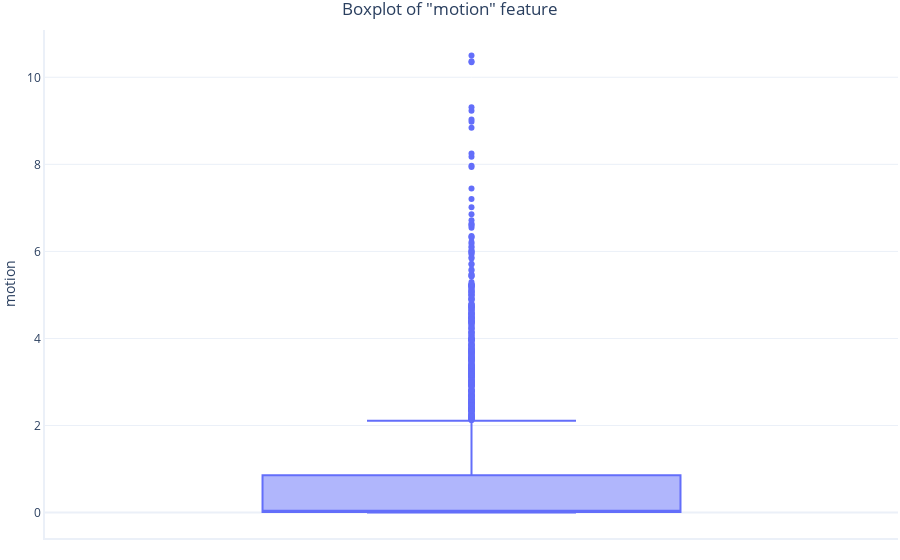

Write notebook code for a chart like this one.
### Markdown cell above
The mean value is centered around `1`, but there's not  lot of variation: values for `roughness` range from `0` to a little over `2`.

Finally, let's plot the `motion` feature:

### Code cell
graphing.box_and_whisker(dataset, label_y="motion", title='Boxplot of "motion" feature')

### Figure 1 — Plotly figure (JSON) as saved in the notebook; plotly's stock layout.template omitted (floating-point values rounded to 4 significant figures; data arrays with more than 128 entries replaced by an {"elided": "..."} marker saying what was removed)
{"data": [{"alignmentgroup": "True", "hovertemplate": "motion=%{y}<extra></extra>", "legendgroup": "", "marker": {"color": "#636efa"}, "name": "", "notched": false, "offsetgroup": "", "orientation": "v", "showlegend": false, "type": "box", "x0": " ", "xaxis": "x", "y": {"elided": "2200 float values"}, "y0": " ", "yaxis": "y"}], "layout": {"boxmode": "group", "legend": {"tracegroupgap": 0}, "title": {"text": "Boxplot of \"motion\" feature"}, "xaxis": {"anchor": "y", "domain": [0, 1]}, "yaxis": {"anchor": "x", "domain": [0, 1], "title": {"text": "motion"}}}}
